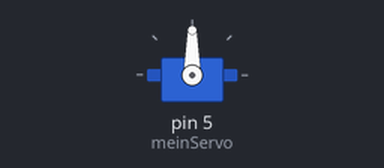
This sketch was run on a simulated Arduino Uno, built with avr-gcc and run on an emulated ATmega328P. Shown: servo.

Above: at 0.1 s.
At 6.7 s:
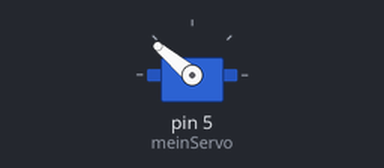
Timing chart, 0 to 8.2 s (numbered marks = the images above):
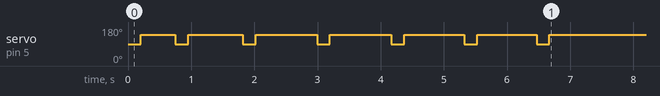

The sketch:

Servo.ino
```cpp
#include "Servo.h"
// Servo.ino

Servo meinServo;
int analogPin = 0;

void setup() {
	meinServo.attach(5);


	Kopfball(0);
	Kopfball(550);
	Kopfball(870);
	Kopfball(975);
	Kopfball(975);
	Kopfball(955);

	Kopfball(945);
}

void loop() {
}

void Kopfball(int ms) {
	delay(ms);
	meinServo.write(90); //runter
	delay(200);
	meinServo.write(140);  //hoch
	}
```
